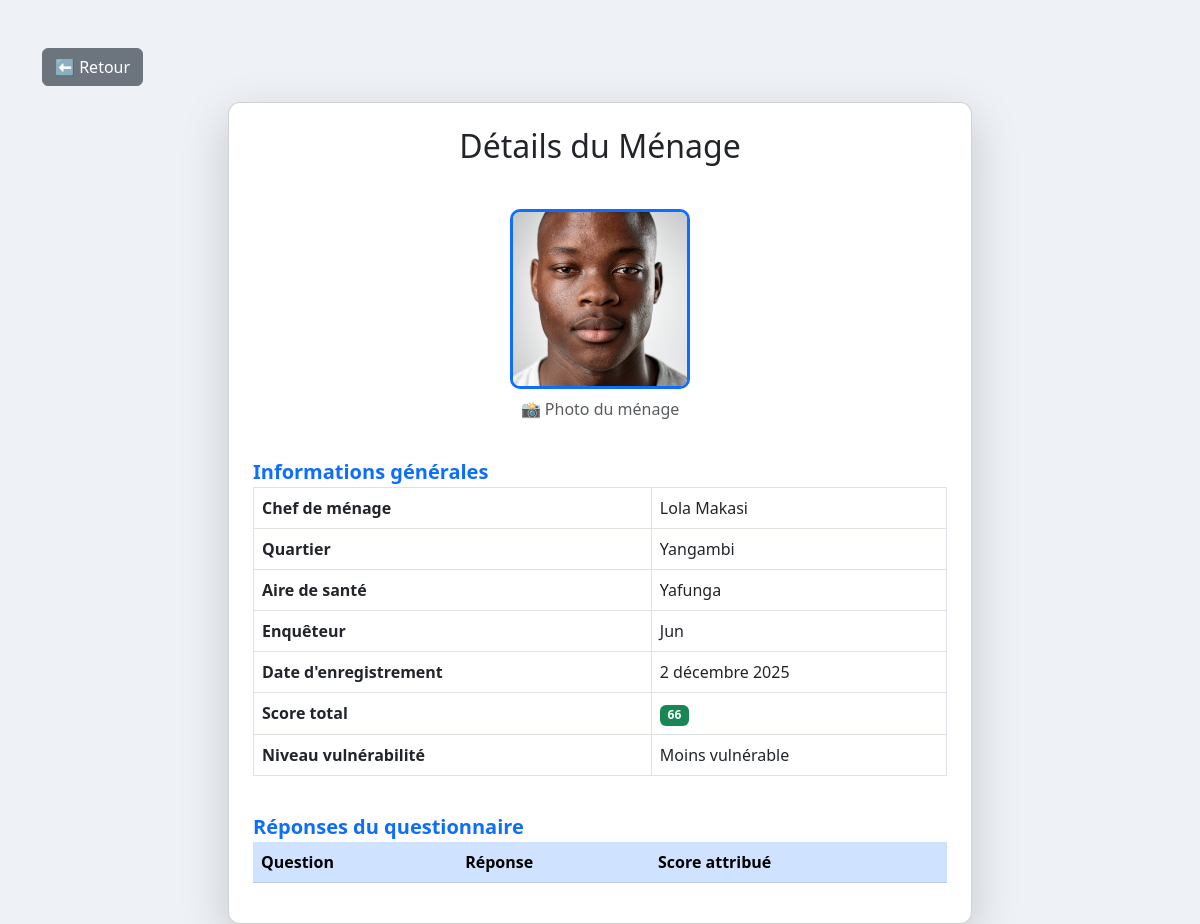
Before: /menage/1/details/ with the older database file.
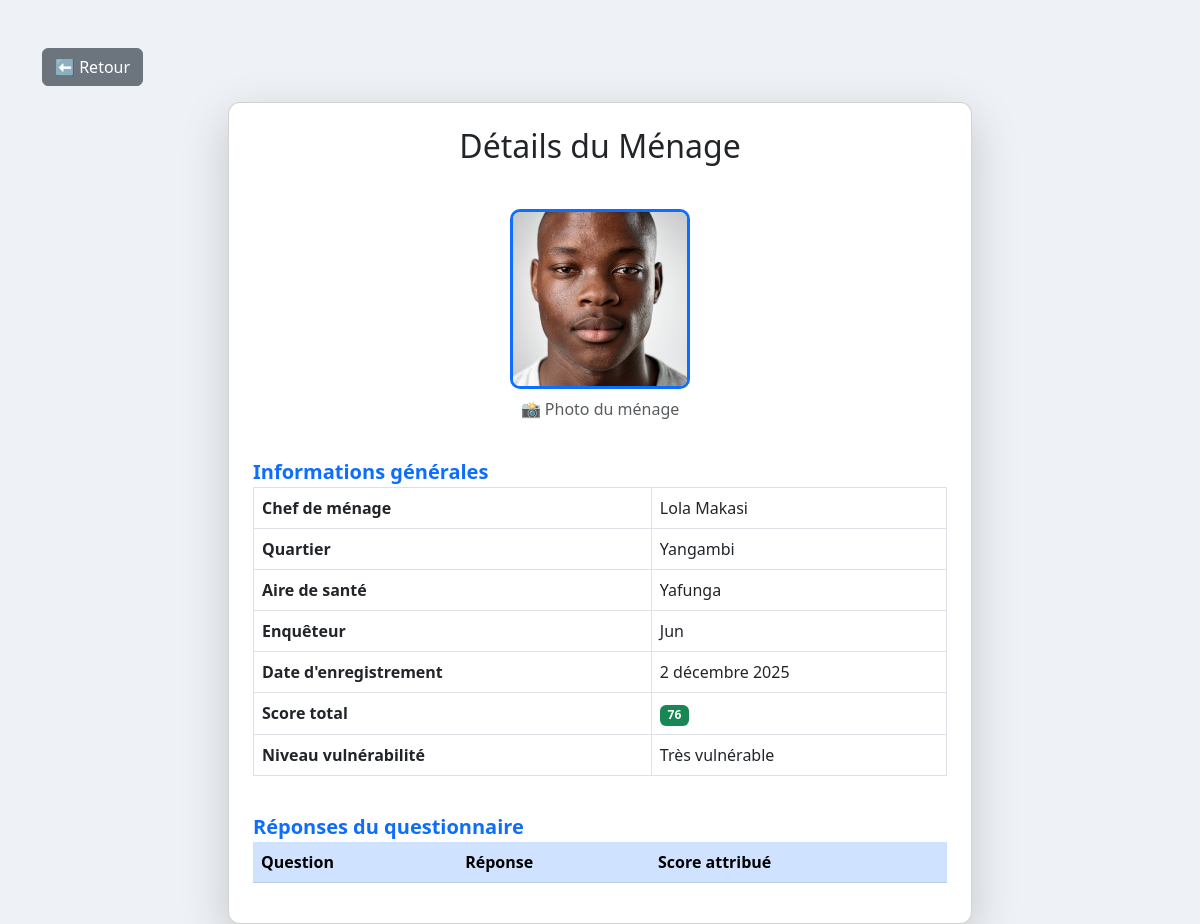
After: the same page with the newer database file.
### application/models.py (models this page shows, shortened)
class Menage(models.Model):
    identite = models.CharField(max_length=255)
    uuid = models.UUIDField(
        default=uuid.uuid4,      # génère automatiquement un UUID unique
        editable=False            # empêche la modification manuelle
    )
    village_quartier = models.CharField(max_length=255)
    numero_menage = models.CharField(max_length=50, null=True, blank=True)
    date_enquete = models.DateField()
    nom_enqueteur = models.ForeignKey(User, on_delete=models.SET_NULL, null=True)
    latitude = models.FloatField(null=True, blank=True)
    longitude = models.FloatField(null=True, blank=True)
    score_total = models.IntegerField(default=0)
    genre = models.CharField(max_length=10, choices=[
        ('Masculin', 'Masculin'),
        ('Féminin', 'Féminin'),
    ], null=True, blank=True)
    air_sante = models.CharField(max_length=50, choices=[
        ('Yalosase', 'Yalosase'),
        ('Lilanda', 'Lilanda'),
        ('Baonga', 'Baonga'),
        ('Yabasabola', 'Yabasabola'),
        ('Yasanga', 'Yasanga'),
        ('Yakosanga', 'Yakosanga'),
        ('Yafunga', 'Yafunga'),
        ('Lomboto', 'Lomboto'),
        ('Yabongengo', 'Yabongengo'),
        ('Yaelomba', 'Yaelomba'),
    ], null=True, blank=True)
    img = models.ImageField(upload_to='menage_images/', null=True, blank=True)
    adresse = models.CharField(max_length=255, null=True, blank=True)
    niveau_vulnerabilite = models.CharField(max_length=50, null=True, blank=True, choices=[
        ('Très vulnérable', 'Très vulnérable'),
        ('Vulnérable', 'Vulnérable'),
        ('Moins vulnérable', 'Moins vulnérable'),
    ], default='Moins vulnérable')

### application/views.py (the view)
# urls.py: path('menage/<int:menage_id>/details/', views.details_menage, name='details_menage'),
def details_menage(request, menage_id):
    menage = get_object_or_404(Menage, id=menage_id)
    reponses = Reponse.objects.filter(menage=menage).select_related('question')
    return render(request, 'admin/details.html', {
        'menage': menage,
        'reponses': reponses
    })

### templates/admin/details.html (shortened to what this page needs)
<!DOCTYPE html>
<html lang="fr">
<head>
    <link href="https://cdn.jsdelivr.net/npm/bootstrap@5.3.0/dist/css/bootstrap.min.css" rel="stylesheet">
</head>
<body>
<div class="container mt-5">
    <a href="/dashboard/" class="btn btn-secondary mb-3">⬅ Retour</a>
    <div class="card shadow-lg p-4 col-8 mx-auto">
        <h2 class="text-center mb-4">Détails du Ménage</h2>
        <div class="photo-box">
            {% if menage.img %}
                <img src="{{ menage.img.url }}" alt="Photo du ménage">
                <p class="text-muted mt-2">📸 Photo du ménage</p>
            {% else %}
                <p class="text-danger">Aucune photo disponible</p>
            {% endif %}
        </div>
        <div class="section-title">Informations générales</div>
        <table class="table table-bordered">
            <tr>
                <th>Chef de ménage</th>
                <td>{{ menage.identite }}</td>
            </tr>
            <tr>
                <th>Quartier</th>
                <td>{{ menage.village_quartier }}</td>
            </tr>
            <tr>
                <th>Aire de santé</th>
                <td>{{ menage.air_sante }}</td>
            </tr>
            <tr>
                <th>Enquêteur</th>
                <td>{{ menage.nom_enqueteur }}</td>
            </tr>
            <tr>
                <th>Date d'enregistrement</th>
                <td>{{ menage.date_enquete }}</td>
            </tr>
            <tr>
                <th>Score total</th>
                <td><span class="badge bg-success">{{ menage.score_total }}</span></td>
            </tr>
            <tr>
                <th>Niveau vulnérabilité</th>
                <td>{{ menage.niveau_vulnerabilite }}</td>
            </tr>
        </table>
        <div class="section-title">Réponses du questionnaire</div>
        <table class="table table-striped table-hover">
            <thead class="table-primary">
                <tr>
                    <th>Question</th>
                    <th>Réponse</th>
                    <th>Score attribué</th>
                </tr>
            </thead>
        </table>
    </div>
</div>
</body>
</html>

### templates/admin/details.html (style rules this page uses)
body { background: #eef1f5; }
.card { border-radius: 12px; }
.section-title { font-size: 20px; font-weight: bold; margin-top: 20px; color: #0d6efd; }
.photo-box { text-align: center; margin-top: 20px; }
.photo-box img { width: 180px; height: 180px; object-fit: cover; border-radius: 10px; border: 3px solid #0d6efd; }

Changed rows visible on the page:
changed Menage "Lola Makasi": score_total "66" → "76"; niveau_vulnerabilite "Moins vulnérable" → "Très vulnérable"
